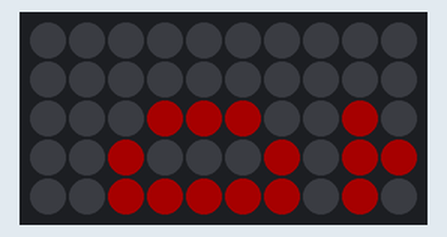
This sketch was run on a simulated Arduino Uno, built with avr-gcc and run on an emulated ATmega328P. Parts: 10×5 RGB LED matrix (first LED top left, wired row by row). Dim RGB values are drawn brighter than linear.

Above: at 0.72 s.
At 1.71 s:
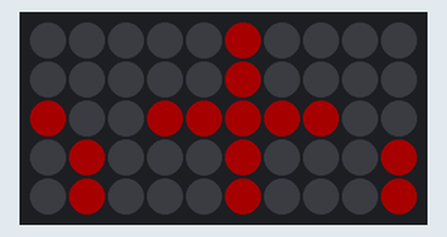
At 2.53 s:
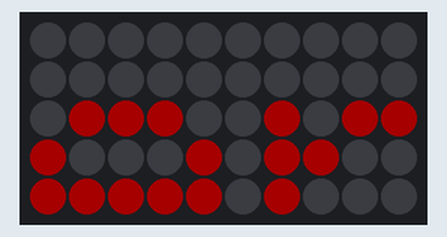
At 7.01 s:
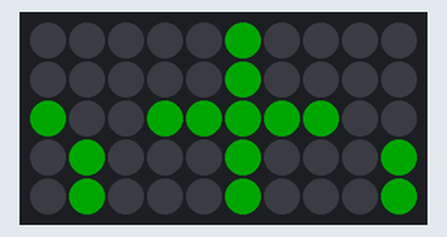
At 13.13 s:
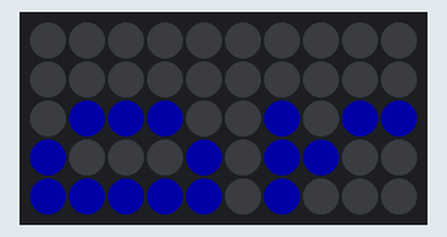
At 16.72 s:
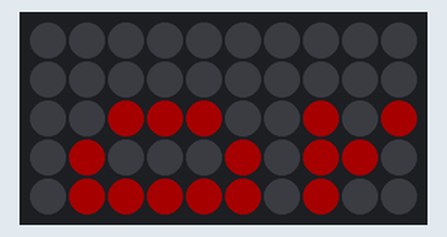

The sketch:

Text_Scrolling_Message_Display.ino
```cpp
#include <Adafruit_GFX.h>
 #include <Adafruit_NeoMatrix.h>
 #include <Adafruit_NeoPixel.h>
 #ifndef PSTR
 #define PSTR
#endif
 #define PIN 8
 #define mw 10
 #define mh 5
 Adafruit_NeoMatrix matrix = Adafruit_NeoMatrix(mw, mh, PIN,
 NEO_MATRIX_ZIGZAG,
NEO_GRB
+ NEO_KHZ400);
 const uint16_t colors[] = {
 matrix.Color(255, 0, 0), matrix.Color(0, 255, 0), matrix.Color(0, 0, 255)
 };
 void setup() {
 matrix.begin();
 matrix.setTextWrap(false);
 matrix.setBrightness(40);
 matrix.setTextColor(colors[0]);
 }
 int x
= matrix.width();
 int pass = 0;
 void loop() {
 matrix.fillScreen(0);
 matrix.setCursor(x,0);
 matrix.print(F("enter your text"));
 if(--x < -50) {
 x = matrix.width();
 if(++pass >= 3) pass = 0;
 matrix.setTextColor(colors[pass]);
 }
 matrix.show();
 delay(70);
 }
```

Measured:
- by itself, everything shown: repeats every 15.9 s, in 183 steps
